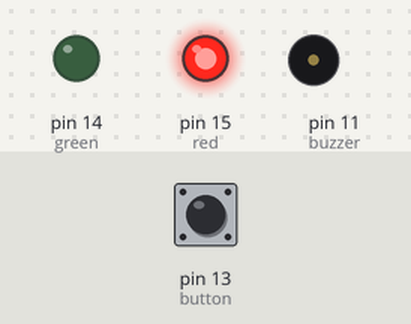
This program was run on a simulated MicroPython board. Parts: output pins drawn as LEDs (lit = HIGH), buzzer (waves = sounding). Inputs (shaded band) come from the test bench; at power-on: pin 13 (button) HIGH.

Above: at 1.7 s.
1.8 s: pin 13 (button) pulled LOW for 0.15 s
At 1.96 s:
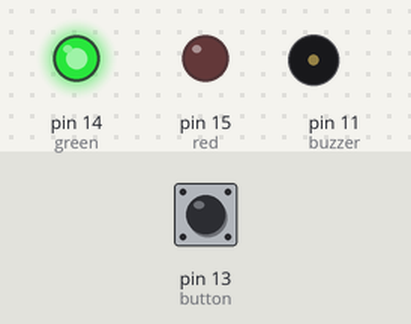
4.8 s: pin 13 (button) pulled LOW for 1 s
At 5.8 s:
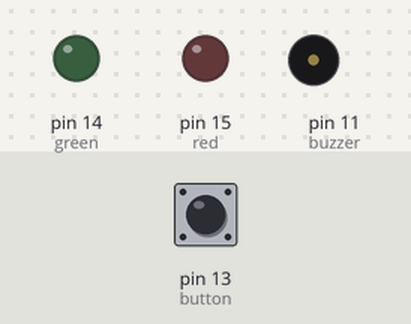
Timing chart, 0 to 13.8 s (numbered marks = the images above; inputs shaded):
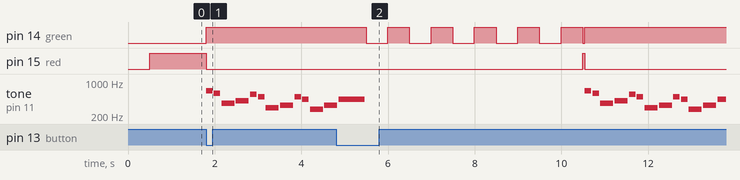

Measured:
- after the input at 1.8 s, pin 14 (green): LOW → HIGH at once; pin 15 (red): HIGH → LOW at once; tone on pin 11 (buzzer): plays 659 Hz for 0.15 s, 587 Hz for 0.15 s, 370 Hz for 0.30 s, 415 Hz for 0.30 s, 554 Hz for 0.15 s, 494 Hz for 0.15 s … (12 notes in this stretch), starting at once

The program:

nokia.py
```python
import time
from machine import Pin, PWM

time.sleep(0.5)

red = Pin(15, Pin.OUT)
green = Pin(14, Pin.OUT)
button = Pin(13, Pin.IN, Pin.PULL_UP)

buzzer = PWM(Pin(11))
buzzer.duty_u16(0)

button_state = {
    "pressed": False,
    "last_interrupt_time": 0,
}


def button_callback(pin):
    current_time = time.ticks_ms()

    if time.ticks_diff(current_time, button_state["last_interrupt_time"]) > 200:
        button_state["pressed"] = True
        button_state["last_interrupt_time"] = current_time


def play_nokia_tune():
    melody = [
        (659, 150),  # E5
        (587, 150),  # D5
        (370, 300),  # F#4
        (415, 300),  # G#4
        (554, 150),  # C#5
        (494, 150),  # B4
        (294, 300),  # D4
        (330, 300),  # E4
        (494, 150),  # B4
        (440, 150),  # A4
        (277, 300),  # C#4
        (330, 300),  # E4
        (440, 600),  # A4
    ]

    for frequency, duration in melody:
        buzzer.freq(frequency)
        buzzer.duty_u16(20000)
        time.sleep_ms(duration)

        buzzer.duty_u16(0)
        time.sleep_ms(30)


button.irq(trigger=Pin.IRQ_FALLING, handler=button_callback)

red.value(1)
green.value(0)

while True:
    if button_state["pressed"]:
        button_state["pressed"] = False

        red.value(0)
        green.value(1)

        play_nokia_tune()

        for _ in range(10):
            green.toggle()
            time.sleep_ms(500)

        red.value(1)
        green.value(0)

    time.sleep_ms(50)
```
